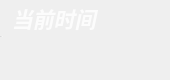
                          <widget class="QFrame" name="Time_QF">
                           <property name="minimumSize">
                            <size>
                             <width>170</width>
                             <height>80</height>
                            </size>
                           </property>
                           <property name="maximumSize">
                            <size>
                             <width>170</width>
                             <height>80</height>
                            </size>
                           </property>
                           <property name="toolTipDuration">
                            <number>0</number>
                           </property>
                           <property name="styleSheet">
                            <string notr="true">QFrame#Time_QF{
color: rgb(255, 255, 255);
border-radius: 15px;
background-color: qradialgradient(cx:0, cy:0, radius:1, fx:0.1, fy:0.1, stop:0 rgb(162, 129, 247),  stop:1 rgb(119, 111, 252));
border: 1px outset rgb(98, 91, 213);
}
</string>
                           </property>
                           <property name="frameShape">
                            <enum>QFrame::Shape::NoFrame</enum>
                           </property>
                           <layout class="QVBoxLayout" name="verticalLayout_17" stretch="0,2,1">
                            <property name="spacing">
                             <number>0</number>
                            </property>
                            <property name="leftMargin">
                             <number>0</number>
                            </property>
                            <property name="topMargin">
                             <number>0</number>
                            </property>
                            <property name="rightMargin">
                             <number>0</number>
                            </property>
                            <property name="bottomMargin">
                             <number>0</number>
                            </property>
                            <item>
                             <widget class="QFrame" name="Class_top">
                              <property name="styleSheet">
                               <string notr="true">border:none</string>
                              </property>
                              <property name="frameShape">
                               <enum>QFrame::Shape::NoFrame</enum>
                              </property>
                              <layout class="QHBoxLayout" name="horizontalLayout_15">
                               <property name="spacing">
                                <number>0</number>
                               </property>
                               <property name="leftMargin">
                                <number>0</number>
                               </property>
                               <property name="topMargin">
                                <number>3</number>
                               </property>
                               <property name="rightMargin">
                                <number>0</number>
                               </property>
                               <property name="bottomMargin">
                                <number>3</number>
                               </property>
                               <item>
                                <widget class="QLabel" name="label_5">
                                 <property name="maximumSize">
                                  <size>
                                   <width>16777215</width>
                                   <height>30</height>
                                  </size>
                                 </property>
                                 <property name="font">
                                  <font>
                                   <family>Segoe UI</family>
                                   <pointsize>16</pointsize>
                                   <italic>true</italic>
                                   <bold>true</bold>
                                  </font>
                                 </property>
                                 <property name="styleSheet">
                                  <string notr="true">color: rgba(255, 255, 255,210);
padding-left:12px;
font: 700 italic 16pt &quot;Segoe UI&quot;;</string>
                                 </property>
                                 <property name="text">
                                  <string>当前时间</string>
                                 </property>
                                 <property name="indent">
                                  <number>0</number>
                                 </property>
                                </widget>
                               </item>
                              </layout>
                             </widget>
                            </item>
                            <item>
                             <widget class="Line" name="line_2">
                              <property name="maximumSize">
                               <size>
                                <width>16777215</width>
                                <height>1</height>
                               </size>
                              </property>
                              <property name="styleSheet">
                               <string notr="true">background-color: rgba(255, 255, 255, 89);</string>
                              </property>
                              <property name="orientation">
                               <enum>Qt::Orientation::Vertical</enum>
                              </property>
                             </widget>
                            </item>
                            <item>
                             <widget class="QFrame" name="Time_bottom">
                              <property name="styleSheet">
                               <string notr="true">border:none</string>
                              </property>
                              <property name="frameShape">
                               <enum>QFrame::Shape::NoFrame</enum>
                              </property>
                              <layout class="QVBoxLayout" name="verticalLayout_23">
                               <property name="spacing">
                                <number>0</number>
                               </property>
                               <property name="leftMargin">
                                <number>0</number>
                               </property>
                               <property name="topMargin">
                                <number>6</number>
                               </property>
                               <property name="rightMargin">
                                <number>0</number>
                               </property>
                               <property name="bottomMargin">
                                <number>6</number>
                               </property>
                               <item>
                                <widget class="QLabel" name="Class_num">
                                 <property name="minimumSize">
                                  <size>
                                   <width>0</width>
                                   <height>30</height>
                                  </size>
                                 </property>
                                 <property name="maximumSize">
                                  <size>
                                   <width>16777215</width>
                                   <height>30</height>
                                  </size>
                                 </property>
                                 <property name="font">
                                  <font>
                                   <family>Microsoft YaHei UI</family>
                                   <pointsize>17</pointsize>
                                   <italic>false</italic>
                                   <bold>false</bold>
                                   <underline>false</underline>
                                  </font>
                                 </property>
                                 <property name="styleSheet">
                                  <string notr="true">color: rgb(255, 255, 255);
font: 17pt &quot;Microsoft YaHei UI&quot;;</string>
                                 </property>
                                 <property name="text">
                                  <string/>
                                 </property>
                                </widget>
                               </item>
                              </layout>
                             </widget>
                            </item>
                           </layout>
                          </widget>
